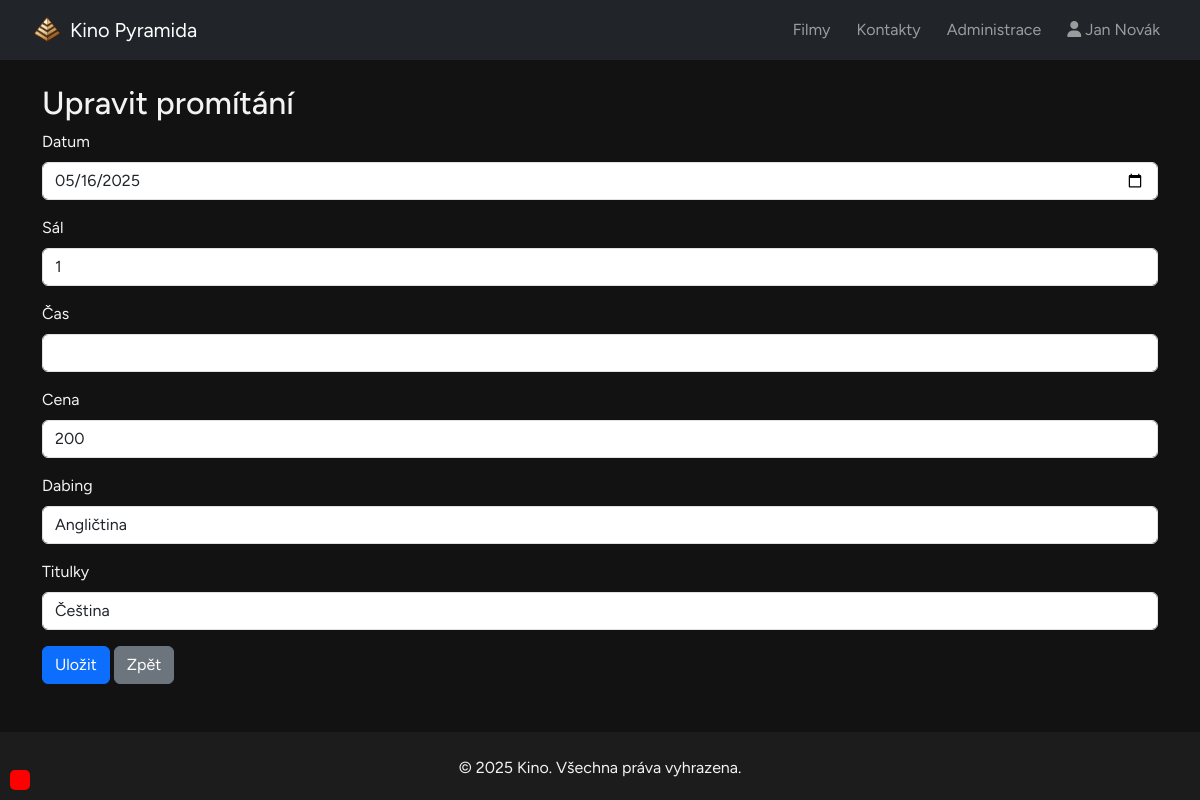
The page /edit_screening.php?screening_id=1 (signed in) on the database its author committed.
### tables this page shows
CREATE TABLE IF NOT EXISTS film_screening (
	id INT UNSIGNED NOT NULL AUTO_INCREMENT,
	dateTime DATETIME NOT NULL,
    price decimal not null,
	FK_hall INT UNSIGNED REFERENCES hall(id),
	FK_film INT UNSIGNED REFERENCES film(id),
	FK_film_has_dubbing INT UNSIGNED REFERENCES film_has_dubbing(id),
	FK_film_has_subtitles INT UNSIGNED REFERENCES film_has_subtitles(id),
	PRIMARY KEY (id)
);

CREATE TABLE IF NOT EXISTS hall (
	id INT UNSIGNED NOT NULL AUTO_INCREMENT,
    path varchar(200) not null,
    num_of_seats int unsigned not null,
	PRIMARY KEY (id)
);

CREATE TABLE IF NOT EXISTS film_has_dubbing (
	id INT UNSIGNED NOT NULL AUTO_INCREMENT,
	FK_film INT UNSIGNED REFERENCES film(id),
	FK_language INT UNSIGNED REFERENCES language(id),
	PRIMARY KEY (id)
);

CREATE TABLE IF NOT EXISTS language (
	id INT UNSIGNED NOT NULL AUTO_INCREMENT,
	language VARCHAR(50) NOT NULL,
	PRIMARY KEY (id)
);

CREATE TABLE IF NOT EXISTS film_has_subtitles (
	id INT UNSIGNED NOT NULL AUTO_INCREMENT,
	FK_film INT UNSIGNED REFERENCES film(id),
	FK_language INT UNSIGNED REFERENCES language(id),
	PRIMARY KEY (id)
);

### edit_screening.php (the view, shortened to what this page needs)
<?php
include 'db/db_connect.php';
$screeningId = (int)$_GET['screening_id'];
$sql = "SELECT
            DATE_FORMAT(dateTime, '%Y-%m-%d') AS date,
            DATE_FORMAT(dateTime, '%H:%i') AS time,
            price, FK_hall AS hall,
            film.id AS filmId,
            film.length AS filmLength,
            FK_film_has_dubbing AS filmHasDubbing,
            FK_film_has_subtitles AS filmHasSubtitles
        FROM film_screening
        JOIN film ON film.id = film_screening.FK_film
        WHERE film_screening.id = ?";
$stmt = $conn->prepare($sql);
$stmt->execute([$screeningId]);
$screening = $stmt->fetch();
$filmId = $screening["filmId"];
$sql = "SELECT film_has_dubbing.id AS id, language.language AS language FROM film_has_dubbing
    JOIN film ON film.id = film_has_dubbing.FK_film
    JOIN language ON language.id = film_has_dubbing.FK_language
    WHERE film.id = ?";
$dubbings = $conn->prepare($sql);
$dubbings->execute([$filmId]);
$sql = "SELECT film_has_subtitles.id AS id, language.language AS language FROM film_has_subtitles
    JOIN film ON film.id = film_has_subtitles.FK_film
    JOIN language ON language.id = film_has_subtitles.FK_language
    WHERE film.id = ?";
$subtitles = $conn->prepare($sql);
$subtitles->execute([$filmId]);
$sql = "SELECT id FROM hall";
$halls = $conn->query($sql);
?>
<!DOCTYPE html>
<html lang="cs">
<head>
    <link href="css/bootstrap.min.css" rel="stylesheet">
    <link rel="stylesheet" href="css/style.css">
    <link rel="stylesheet" href="https://cdnjs.cloudflare.com/ajax/libs/font-awesome/6.5.1/css/all.min.css">
    <link rel="stylesheet" href="https://cdn.jsdelivr.net/npm/@splidejs/splide/dist/css/splide.min.css">
</head>
<body>
<?php
    include "layout/nav.php";
?>
<div class="container mt-4">
    <h2>Upravit promítání</h2>
    <form method="post">
        <div class="mb-3">
            <label class="form-label">Datum</label>
            <input type="date" name="date" id="date" class="form-control" value="<?= $screening['date'] ?>" required>
        </div>
        <div class="mb-3">
            <label class="form-label">Sál</label>
            <select name="hall" id="hall" class="form-control">
                <?php
                    while ($row = $halls->fetch(PDO::FETCH_ASSOC)) {
                        echo "<option value='{$row['id']}'" . ($row['id'] == $screening['hall'] ? " selected" : "") . ">{$row['id']}</option>";
                    }
                ?>
            </select>
        </div>
        <div class="mb-3">
            <label class="form-label">Čas</label>
            <select name="time" id="time" class="form-control">
            </select>
        </div>
        <div class="mb-3">
            <label class="form-label">Cena</label>
            <input type="number" name="price" class="form-control" value="<?= $screening['price'] ?>" required>
        </div>
        <div class="mb-3">
            <label class="form-label">Dabing</label>
            <select name="dubbing" class="form-control">
                <?php
                    while ($row = $dubbings->fetch(PDO::FETCH_ASSOC)) {
                        echo "<option value='{$row['id']}'" . ($row['id'] == $screening['filmHasDubbing'] ? " selected" : "") . ">{$row['language']}</option>";
                    }
                ?>
            </select>
        </div>
        <div class="mb-3">
            <label class="form-label">Titulky</label>
            <select name="subtitles" class="form-control">
                <?php
                    while ($row = $subtitles->fetch(PDO::FETCH_ASSOC)) {
                        echo "<option value='{$row['id']}'" . ($row['id'] == $screening['filmHasSubtitles'] ? " selected" : "") . ">{$row['language']}</option>";
                    }
                ?>
            </select>
        </div>
        <button type="submit" class="btn btn-primary" name="update">Uložit</button>
        <a href="manage_screening.php?id=<?= $filmId ?>" class="btn btn-secondary">Zpět</a>
    </form>
</div>
<div id="warning" style="display: block; position: fixed; bottom: 10px; left: 10px; background-color: red; color: white; padding: 10px; border-radius: 5px;"></div>
<?php include "layout/footer.php" ?>
</body>
</html>

### css/style.css (style rules this page uses)
* { margin: 0; padding: 0; }
html { font-family: "Figtree", sans-serif; }
body { background-color: #121212; color: #f3f3f3; font-family: "Figtree", sans-serif; }

### rows shown on the page
film_screening: hall "1", price "200", dubbing "Angličtina", subtitles "Čeština"

### other values the page prints
$userFullName['full_name'] "Jan Novák"
